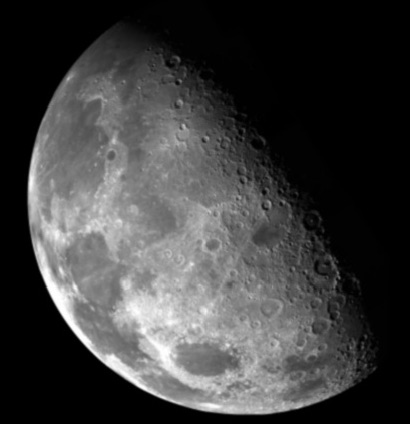
#> input picture day04/moon_gray.jpg, 410 x 424 px
$ python step2_edge_morphology.py
#> lines starting #> are read from the running program, lines starting #| are printed output that depends on the picture; after the words box and inside, x2 and y2 are one past the last pixel; in counts of white or black regions, pixels touching at a corner belong together
import cv2 as cv
import numpy as np
import urllib.request
import os

def get_sample(filename, repo='insightbook'):

    if not os.path.exists(filename):
        if repo == 'insightbook':
            url = f"https://raw.githubusercontent.com/dltpdn/insightbook.opencv_project_python/master/img/{filename}"
        else:  # opencv 공식
            url = f"https://raw.githubusercontent.com/opencv/opencv/master/samples/data/{filename}"
        urllib.request.urlretrieve(url, filename)
    return filename

img = cv.imread(get_sample('moon_gray.jpg', repo='insightbook'))
#> img is the input picture: shape (424, 410, 3); min 0, max 255, mean 61.8

if img is None:
    print("❌ 이미지를 불러올 수 없습니다.")
    exit()
# 그레이스케일 변환
gray = cv.cvtColor(img, cv.COLOR_BGR2GRAY)

# ============================================================
# 1. Canny 에지 검출
# ============================================================
threshold1 = 50   # 낮은 임계값
threshold2 = 150  # 높은 임계값
#
# Canny 에지 검출 적용
edges = cv.Canny(gray, threshold1, threshold2)
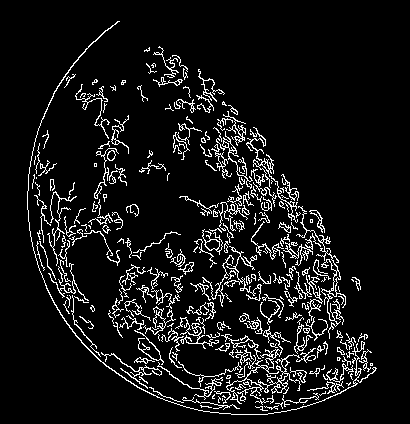
#> edges: shape (424, 410); 8.2% white in thin lines or dots, all inside (x1, y1, x2, y2) = (27, 21, 377, 415)

# ============================================================
# 2. 모폴로지 연산 — 열기 (Opening)
# ============================================================
# 커널 생성 (5x5 타원)
kernel = cv.getStructuringElement(cv.MORPH_ELLIPSE, (5, 5))
#
# 열기 연산 (침식 후 팽창: 노이즈 제거)
edges_cleaned = cv.morphologyEx(edges, cv.MORPH_OPEN, kernel)
#> edges_cleaned: shape (424, 410); every value is 0
#
# 선택사항: 닫기 연산 (팽창 후 침식: 구멍 채우기)
edges_closed = cv.morphologyEx(edges_cleaned, cv.MORPH_CLOSE, kernel)

# ============================================================
# 3. 결과 비교 표시
# ============================================================
# 원본 → Canny → 열기 → 닫기 순서로 4개 이미지 배열
canny_color = cv.cvtColor(edges, cv.COLOR_GRAY2BGR)
cleaned_color = cv.cvtColor(edges_cleaned, cv.COLOR_GRAY2BGR)
#> cleaned_color: shape (424, 410, 3); every value is 0
closed_color = cv.cvtColor(edges_closed, cv.COLOR_GRAY2BGR)
#
top_row = np.hstack([img, canny_color])
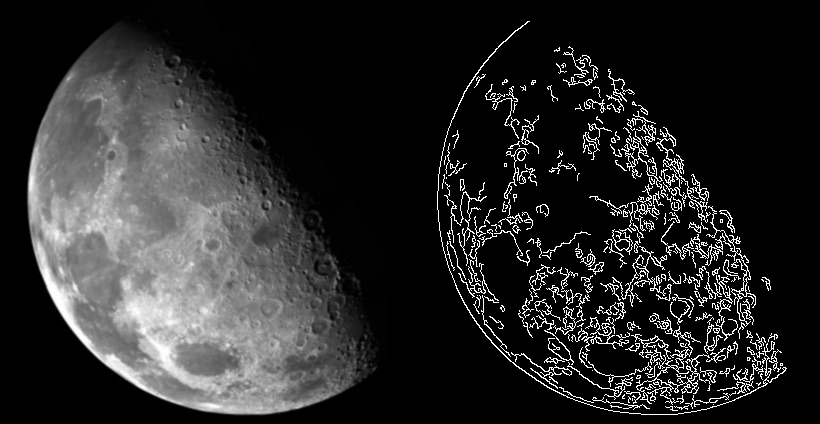
#> top_row: shape (424, 820, 3); min 0, max 255, mean 41.4
bottom_row = np.hstack([cleaned_color])
result = np.hstack([top_row, bottom_row])
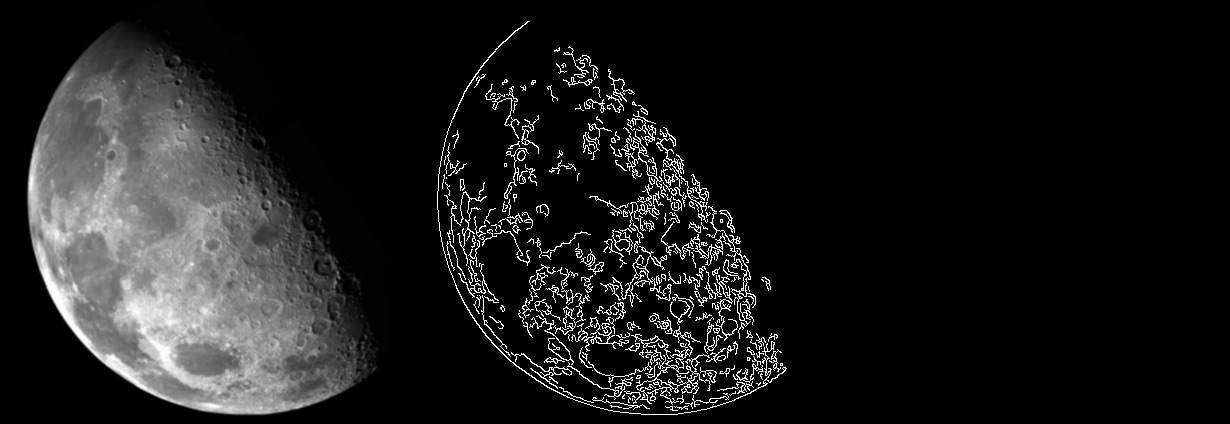
#> result: shape (424, 1230, 3); min 0, max 255, mean 27.6
#
cv.imshow('Edge Detection + Morphology', result)
cv.waitKey(0)
cv.destroyAllWindows()
